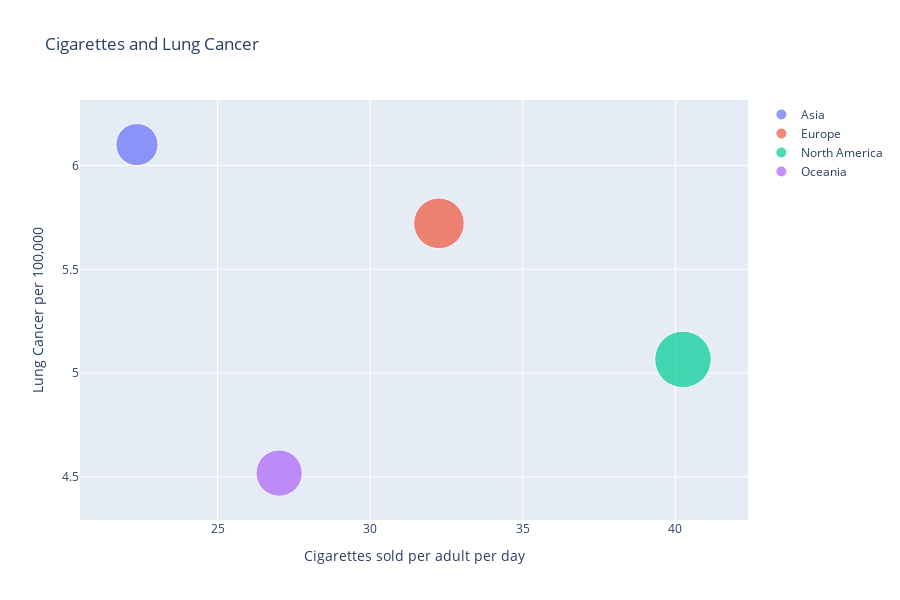

The code cell stored with this chart in its notebook:
### Code cell
fig = px.scatter(df4, x="Lung cancer(per 100,000)", y="Cig_sold_per_adult_per_day",size="Lung cancer(per 100,000)", color="Continent_Name",title="Cigarettes and Lung Cancer",
           hover_name="Continent_Name", size_max=40)

fig.update_xaxes(title='Cigarettes sold per adult per day')
fig.update_yaxes(title='Lung Cancer per 100,000')


fig.for_each_trace(
    lambda trace: trace.update(name=next(continents)),
)


fig.show()

### Figure 1 — Plotly figure (JSON) as saved in the notebook; plotly's stock layout.template omitted (floating-point values rounded to 4 significant figures)
{"data": [{"hoverlabel": {"namelength": 0}, "hovertemplate": "<b>%{hovertext}</b><br><br>Continent_Name=Asia<br>Lung cancer(per 100,000)=%{marker.size}<br>Cig_sold_per_adult_per_day=%{y}", "hovertext": ["Asia"], "legendgroup": "Continent_Name=Asia", "marker": {"color": "#636efa", "size": [22.36], "sizemode": "area", "sizeref": 0.02516, "symbol": "circle"}, "mode": "markers", "name": "Asia", "showlegend": true, "type": "scatter", "x": [22.36], "xaxis": "x", "y": [6.101], "yaxis": "y"}, {"hoverlabel": {"namelength": 0}, "hovertemplate": "<b>%{hovertext}</b><br><br>Continent_Name=Europe<br>Lung cancer(per 100,000)=%{marker.size}<br>Cig_sold_per_adult_per_day=%{y}", "hovertext": ["Europe"], "legendgroup": "Continent_Name=Europe", "marker": {"color": "#EF553B", "size": [32.25], "sizemode": "area", "sizeref": 0.02516, "symbol": "circle"}, "mode": "markers", "name": "Europe", "showlegend": true, "type": "scatter", "x": [32.25], "xaxis": "x", "y": [5.721], "yaxis": "y"}, {"hoverlabel": {"namelength": 0}, "hovertemplate": "<b>%{hovertext}</b><br><br>Continent_Name=North America<br>Lung cancer(per 100,000)=%{marker.size}<br>Cig_sold_per_adult_per_day=%{y}", "hovertext": ["North America"], "legendgroup": "Continent_Name=North America", "marker": {"color": "#00cc96", "size": [40.25], "sizemode": "area", "sizeref": 0.02516, "symbol": "circle"}, "mode": "markers", "name": "North America", "showlegend": true, "type": "scatter", "x": [40.25], "xaxis": "x", "y": [5.066], "yaxis": "y"}, {"hoverlabel": {"namelength": 0}, "hovertemplate": "<b>%{hovertext}</b><br><br>Continent_Name=Oceania<br>Lung cancer(per 100,000)=%{marker.size}<br>Cig_sold_per_adult_per_day=%{y}", "hovertext": ["Oceania"], "legendgroup": "Continent_Name=Oceania", "marker": {"color": "#ab63fa", "size": [27.02], "sizemode": "area", "sizeref": 0.02516, "symbol": "circle"}, "mode": "markers", "name": "Oceania", "showlegend": true, "type": "scatter", "x": [27.02], "xaxis": "x", "y": [4.519], "yaxis": "y"}], "layout": {"height": 600, "legend": {"itemsizing": "constant", "tracegroupgap": 0}, "title": {"text": "Cigarettes and Lung Cancer"}, "xaxis": {"anchor": "y", "domain": [0, 1], "title": {"text": "Cigarettes sold per adult per day"}}, "yaxis": {"anchor": "x", "domain": [0, 1], "title": {"text": "Lung Cancer per 100,000"}}}}
